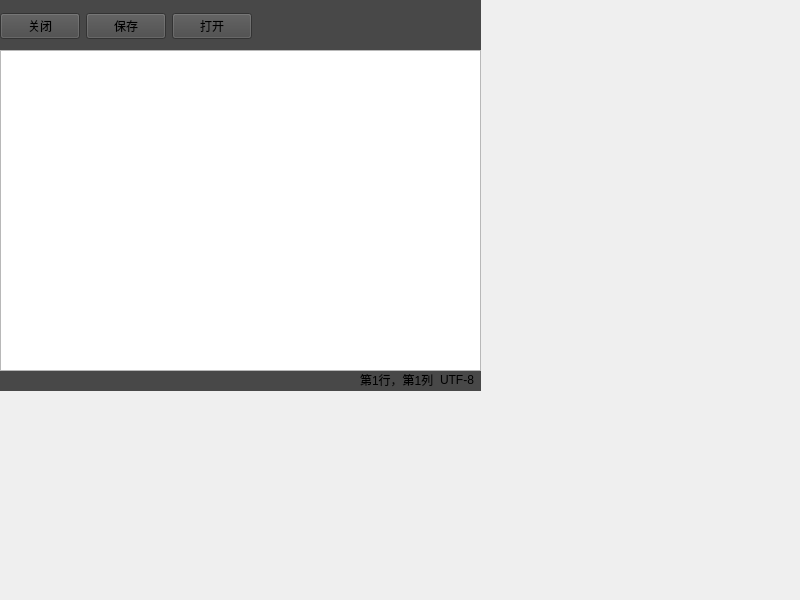
<?xml version="1.0" encoding="UTF-8"?>
<ui version="4.0">
 <class>Widget</class>
 <widget class="QWidget" name="Widget">
  <property name="geometry">
   <rect>
    <x>0</x>
    <y>0</y>
    <width>800</width>
    <height>600</height>
   </rect>
  </property>
  <property name="windowTitle">
   <string>Widget</string>
  </property>
  <widget class="QWidget" name="">
   <property name="geometry">
    <rect>
     <x>0</x>
     <y>0</y>
     <width>481</width>
     <height>391</height>
    </rect>
   </property>
   <layout class="QVBoxLayout" name="verticalLayout">
    <property name="spacing">
     <number>0</number>
    </property>
    <item>
     <widget class="QWidget" name="widgetButtonUp" native="true">
      <property name="minimumSize">
       <size>
        <width>0</width>
        <height>50</height>
       </size>
      </property>
      <property name="styleSheet">
       <string notr="true">background-color: rgb(72, 72, 72);</string>
      </property>
      <widget class="QWidget" name="layoutWidget">
       <property name="geometry">
        <rect>
         <x>0</x>
         <y>10</y>
         <width>441</width>
         <height>32</height>
        </rect>
       </property>
       <layout class="QHBoxLayout" name="Hbuttonlayout">
        <item>
         <widget class="QPushButton" name="closeButton">
          <property name="text">
           <string>关闭</string>
          </property>
         </widget>
        </item>
        <item>
         <widget class="QPushButton" name="savaButton">
          <property name="text">
           <string>保存</string>
          </property>
         </widget>
        </item>
        <item>
         <widget class="QPushButton" name="openButton">
          <property name="text">
           <string>打开</string>
          </property>
         </widget>
        </item>
        <item>
         <spacer name="horizontalSpacer">
          <property name="orientation">
           <enum>Qt::Horizontal</enum>
          </property>
          <property name="sizeHint" stdset="0">
           <size>
            <width>40</width>
            <height>20</height>
           </size>
          </property>
         </spacer>
        </item>
       </layout>
      </widget>
     </widget>
    </item>
    <item>
     <widget class="QTextEdit" name="textEdit"/>
    </item>
    <item>
     <widget class="QWidget" name="widgetButtonDown" native="true">
      <property name="minimumSize">
       <size>
        <width>0</width>
        <height>20</height>
       </size>
      </property>
      <property name="styleSheet">
       <string notr="true">background-color: rgb(72, 72, 72);</string>
      </property>
      <widget class="QWidget" name="">
       <property name="geometry">
        <rect>
         <x>360</x>
         <y>0</y>
         <width>116</width>
         <height>17</height>
        </rect>
       </property>
       <layout class="QHBoxLayout" name="horizontalLayout">
        <item>
         <widget class="QLabel" name="labelPos">
          <property name="text">
           <string>第1行，第1列</string>
          </property>
         </widget>
        </item>
        <item>
         <widget class="QLabel" name="labelCode">
          <property name="text">
           <string>UTF-8</string>
          </property>
         </widget>
        </item>
       </layout>
      </widget>
     </widget>
    </item>
   </layout>
  </widget>
 </widget>
 <resources/>
 <connections/>
</ui>
